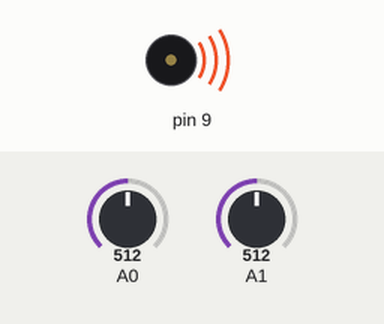
Recording of a sketch running on a simulated Arduino Uno, built with avr-gcc and run on an emulated ATmega328P. Parts: buzzer (waves = sounding). The inputs (shaded band) are chosen by the test bench; at power-on: A0 = 512, A1 = 512. What the sketch prints to the serial monitor is not drawn.

Above: at 1.2 s.
1.3 s: A0 set to 309
2.8 s: A0 set to 286
At 3.4 s:
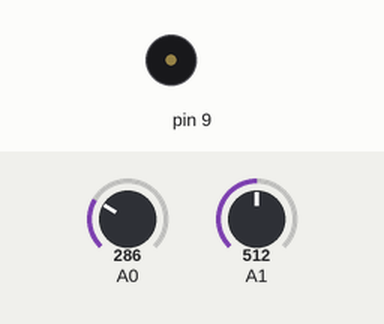
4.3 s: A0 set to 306
At 5.5 s:
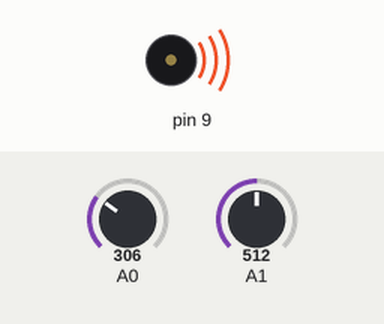
5.8 s: A0 set to 290
At 7.0 s:
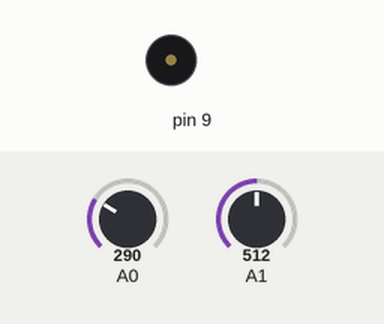
Timing chart, 0 to 8.3 s (numbered marks = the images above; inputs shaded):
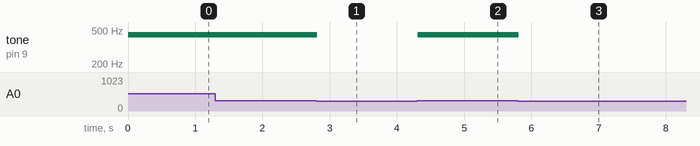

The sketch:

light_theremin2.ino
```cpp
void setup() {
  // initialize serial communications (for debugging only):
  Serial.begin(9600);
}

void loop() {
  // read the sensor:
  int sensorReading = analogRead(A0);
  int sensorReading2 = analogRead(A1);
  // print the sensor reading so you know its range
  Serial.println(sensorReading2);

  // map the analog input range (in this case, 400 - 1000 from the photoresistor)
  // to the output pitch range (120 - 1500Hz)
  // change the minimum and maximum input numbers below
  // depending on the range your sensor's giving:
  int thisPitch = map(sensorReading, 100, 500, 400, 800);

  // play the pitch:

  if (sensorReading > 300) {
    tone(9, 440,10);
    delay(1);        // delay in between reads for stability
  }

  else if (sensorReading2 > 950) {
    tone(9, 660,10);
    delay(1);
  }

  else {
    delay(1);
  }
}
```

Measured:
- the behaviour switches between 301 and 300 on A0 (found by bisection; images 0 and 1)
- after the input at 1.3 s, every drawn part: stays the same
- after the input at 2.8 s, tone on pin 9: 440 Hz → silent at once
- after the input at 4.3 s, tone on pin 9: silent → 440 Hz at once
- after the input at 5.8 s, tone on pin 9: 440 Hz → silent at once
